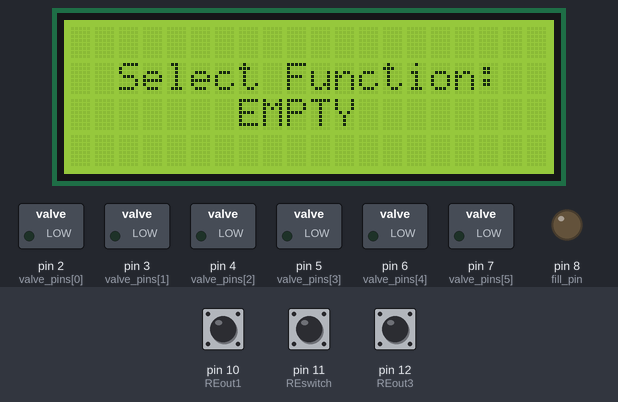
A sketch run on a simulated Arduino Uno, built with avr-gcc and run on an emulated ATmega328P. Parts: 20×4 character LCD, switched loads named in the sketch (green lamp = pin HIGH), output pins drawn as LEDs (lit = HIGH). The test bench sets the inputs (shaded band); at power-on: pin 11 (REswitch) HIGH, pin 10 (REout1) HIGH, pin 12 (REout3) HIGH. What the sketch prints to the serial monitor is not drawn.

Above: at 1.1 s.
1.2 s: pin 11 (REswitch) pulled LOW for 0.15 s
At 4.1 s:
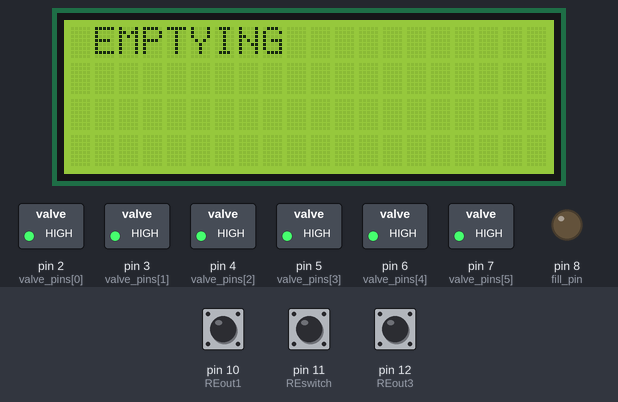
4.2 s: pin 10 (REout1) pulled LOW for 3.2 s
At 8.2 s:
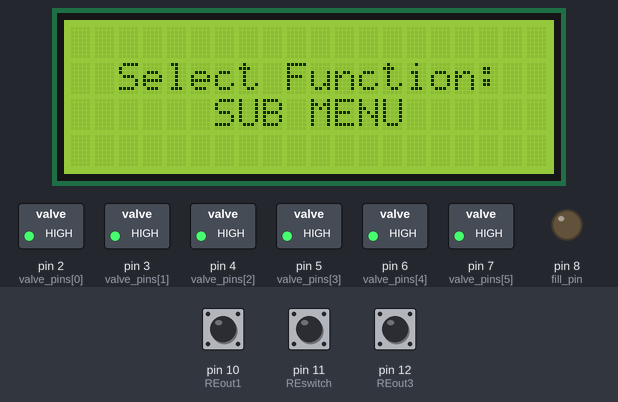
8.9 s: pin 11 (REswitch) pulled LOW for 1 s
At 11.0 s:
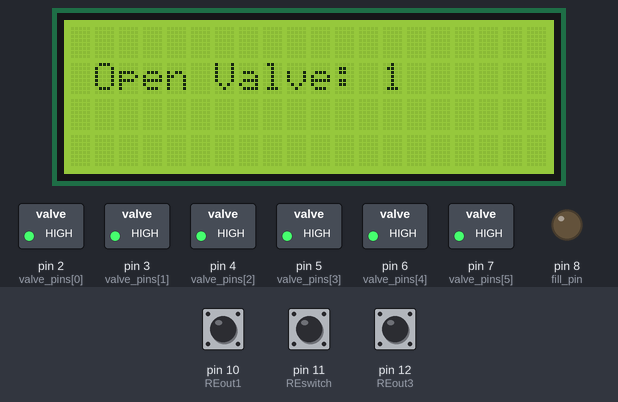
11.4 s: pin 10 (REout1) pulled LOW for 0.15 s
13.1 s: pin 11 (REswitch) pulled LOW for 3.2 s
At 14.4 s:
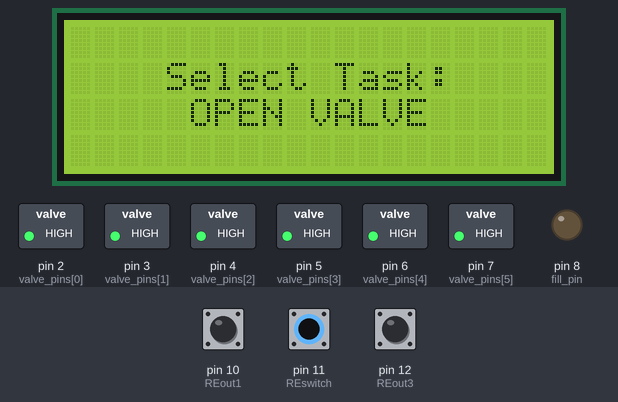
Timing chart, 0 to 16.1 s (numbered marks = the images above; inputs shaded):
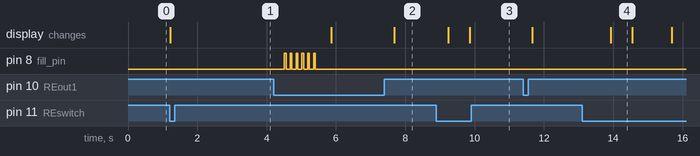

Measured:
- after the input at 1.2 s, pin 2 (valve_pins[0]): LOW → HIGH at once; pin 3 (valve_pins[1]): LOW → HIGH after 0.52 s; pin 4 (valve_pins[2]): LOW → HIGH after 1.0 s; pin 5 (valve_pins[3]): LOW → HIGH after 1.5 s; pin 6 (valve_pins[4]): LOW → HIGH after 2.0 s; the display: changes at once (image 1)
- after the input at 4.2 s, the display: first differs from a run without the input after 3.5 s (image 2)
- after the input at 8.9 s, the display: first changes after 0.34 s (image 3 shows a later state)
- after the input at 13.1 s, the display: changes after 0.84 s (image 4)
- by itself, pin 8 (fill_pin): alternates HIGH for 0.05 s and LOW for 0.12 s, 12 changes in all, then stays LOW
- what the display in image 4 shows lasts 0.7 s, from 13.9 s to 14.6 s

The sketch:

Pupation_System_1_10_22.ino
```cpp
// This code controls the pupation station, specifically it allows the user to empty, fill, or manually operate the valves in the system.

#include <Wire.h>   //
#include <SPI.h>    //
#include <LiquidCrystal_I2C.h>    // display library

// pinout
int valve_pins[] = {2,3,4,5,6,7}; // valve pins. ordered from top to bottom, pin 2 is the top valve.
#define fill_pin 8
#define REout1 10  // Rotary encoder pins(1 is on right side)
#define REswitch 11
#define REout3 12

// rotary encoder variables
int previousState;    // tracks what the rotary encoder was set to last
int currentState;   // what the rotary encoder is currently
int knob_output;    // variable for the interpretation of the rotary encoder

// filling and draining variables
int pan_x = 1;
bool fill_open = false;
int drain_to_time[] = {350, 450, 550, 650, 750}; // these are the time points at which to close valves during filling.
#define number_of_pans 6
#define s_per_gal 8   // seconds per gallon
#define empty_time 300    // in s
#define rinse_fill_delay 120   // in s
#define rinse_volume 6   // in gallons
#define rinses 6
#define open_valve HIGH
#define close_valve LOW
#define button_delay 300
#define drain_time 50

// Menu stuff
String menu_options[] = {" EMPTY", " FILL", "SUB MENU"};
int menu_length = (sizeof(menu_options) / sizeof(String)) - 1;
String task_options[] = {"   OPEN VALVE", "  CLOSE VALVE", "   ADD WATER", "OPEN ALL VALVES", "CLOSE ALL VALVES", "   MAIN MENU"};
int task_length = (sizeof(task_options) / sizeof(String)) - 1;
String menu_results[] = {" EMPTYING", " FILLING", " CLEANING"};
int menu_pos = 0;
String paused_text[] = {"", "", "", ""};
LiquidCrystal_I2C lcd = LiquidCrystal_I2C(0x27, 20, 4);

void setup() {
  Serial.begin(9600);
  Serial.println("starting");

  pinMode(REout1, INPUT_PULLUP);
  pinMode(REout3, INPUT_PULLUP);
  pinMode(REswitch, INPUT_PULLUP);
  pinMode(valve_pins[0], OUTPUT);
  pinMode(valve_pins[1], OUTPUT);
  pinMode(valve_pins[2], OUTPUT);
  pinMode(valve_pins[3], OUTPUT);
  pinMode(valve_pins[4], OUTPUT);
  pinMode(valve_pins[5], OUTPUT);
  pinMode(fill_pin, OUTPUT);

  lcd.init();   // Set up lcd
  lcd.backlight();

  reset_system();
}

void loop() {
  delay(button_delay);
  choose_option(menu());

}

// ---------------------------------   MAIN MENU FUNCTIONS   ---------------------------------

int menu() {    // this function cycles through the main menu and allows users to select options
  menu_pos = 0;
  while(true) {
    lcd_text(false, "", "  Select Function:", "      " + menu_options[menu_pos], "");
    knob_output = read_knob();
    if (knob_output == 0) {
      return(menu_pos);
    }
    menu_pos += knob_output;

    if (menu_pos < 0) {
      menu_pos = menu_length;
    }
    else if(menu_pos > menu_length) {
      menu_pos = 0;
    }
    delay(250);
  }
}

int select_pans(String do_to_pan) { // menu for the user to select how many pans to fill
  pan_x = 1;
  delay(button_delay); // time to release button
  while (true) {
    lcd_text(false, "", do_to_pan + String(pan_x), "", "");
    knob_output = read_knob();
    if (knob_output == 0) {
      return(pan_x);
    }
    pan_x += knob_output;
    if (pan_x < 1) {
      pan_x = number_of_pans;
    }
    if(pan_x > number_of_pans) {
      pan_x = 1;
    }
    delay(250);
  }
}

void choose_option(int choice) {    // function for choosing a menu option
  if (choice == 0) {
    lcd_text(false, menu_results[choice],"","","");
    empty_pans();
  }
  if (choice == 1) {
    fill(select_pans("  FILL: "));
  }
  if (choice == 2) {
    choose_sub_option(task());
  }
}

void lcd_text(bool pausing, String text_line_1, String text_line_2, String text_line_3, String text_line_4){    // function for printing an array of text to the display
  lcd.clear();
  String text_to_print[] = {text_line_1, text_line_2, text_line_3, text_line_4};
  for(int i = 0; i < 4; i++) {
    lcd.setCursor(0, i);
    lcd.print(text_to_print[i]);
    if (!pausing) {
      paused_text[i] = text_to_print[i];    // saves the printed text incase of a pause
    }
  }

}

// ---------------------------------   TASK MENU   -----------------------------------

int task() {    // menu function for sub tasks aka more granular tasks such as opening a specific valve
  menu_pos = 0;
  delay(button_delay);
  while(true) {
    lcd_text(false, "", "    Select Task:", "  " + task_options[menu_pos], "");
    knob_output = read_knob();
    if (knob_output == 0) {
      return(menu_pos);
    }
    menu_pos += knob_output;
    if (menu_pos < 0) {
      menu_pos = task_length;
    }
    if(menu_pos > task_length) {
      menu_pos = 0;
    }
    delay(250);
  }
}

void choose_sub_option(int choice) {    // function for choosing a subtask
  if (choice == 0) {
    operate_valve(select_pans(" Open Valve: "), open_valve);
  }
  if (choice == 1) {
    operate_valve(select_pans(" Close Valve: "), close_valve);
  }
  if (choice == 2) {
    digitalWrite(fill_pin, HIGH);
    lcd_text(false, "", "   FILLING", "PRESS TO STOP", "");
    delay(button_delay);
    while (read_knob() != 0) {
      delay(100);
    }
    digitalWrite(fill_pin, LOW);
  }
  if (choice == 3) {
    lcd_text(false, "", "OPENING VALVES", "", "");
    open_all_valves();
  }
  if (choice == 4) {
    lcd_text(false, "", "CLOSING VALVES", "", "");
    close_all_valves();
  }
  if (choice == 5) { // goes back to main menu
    delay(button_delay);
    loop();
  }
  choose_sub_option(task()); // after one of the options go back to sub menu
}

// ---------------------------------   HIGH LEVEL FUNCTIONS   ---------------------------------

void empty_pans() {  // emptys the pans and rinses out any remaining larvae or pupa
  open_all_valves();    // initial draining
  delay(empty_time);
  for (int i = 0; i < rinses; i++) {
    rinse();
  }
}

void fill(int pans_to_fill) {   // fills the pans with water one at a time from bottom to top
  lcd_text(false, "", "   FILLING", "", "");
  int filling_time = 0;
  open_all_valves();
  add_water_bool(true);
  operate_valve(6, close_valve);
  while (filling_time < drain_to_time[pans_to_fill - 2]) {
    for (int i = 0; i < (pans_to_fill - 2); i++) {    // the minus one is to not close the valve for the top pan0
      if (filling_time == drain_to_time[i]) {
        operate_valve(5 - i, close_valve); //closes valves 5,4,3,2,1
        add_water_bool(false);
        delay(40000); //what does the delay do?
        filling_time += 40;
        add_water_bool(true);

      }
    }
    delay(1000);
    filling_time += 1;
    if(filling_time == (100 * pans_to_fill)) {
      add_water_bool(false);
    }
  }
  operate_valve(1, close_valve);
  add_water_bool(false);
}

void rinse() { // fills and then emptys each pan sequentially
  add_water(rinse_volume);
  delay(rinse_fill_delay);
}

void open_all_valves() {
  for(int i = 1; i <= 6; i++) {
    operate_valve(i, open_valve);
  }
}

void close_all_valves() {
  for(int i = 1; i <= 6; i++) {
    operate_valve(i, close_valve);
  }
}

// -----------------------------------   BASE FUNCTIONS   -----------------------------------

void operate_valve(int valve_to_open, bool do_i_open) {   // opens or closes a valve. 1 for the valve on pan 1.
  digitalWrite(valve_pins[valve_to_open - 1], do_i_open);
  delay(500);
}

void add_water(int volume) {
  digitalWrite(fill_pin, HIGH);
  delay(s_per_gal * volume);
  digitalWrite(fill_pin, LOW);
}

void add_water_bool(bool adding_water) {
  digitalWrite(fill_pin, adding_water);
}

// Waits until rotary encoder is moved. Returns 1 for ccw, 2 for cw, and 3 for press.
int read_knob() {
  delay(button_delay);
  previousState = digitalRead(REout1);
  while(true){
    currentState = digitalRead(REout1); // Read current state of rotary encoder
    if(currentState != previousState){ // Checks if rotary encoder has turned, and in which direction
      previousState = currentState;
      if(digitalRead(REout3) == currentState){
        return(-1); // Counter clockwise
      }
      else{
        return(1); // Clockwise
      }
    }
    if(digitalRead(REswitch) == 0){     // Checks for a button press
      return(0);
    }
  }
}

// Checks if rotary encoder is moved during a second. Returns 1 for ccw, 2 for cw, and 3 for press.
int sec_read_knob() {
  previousState = digitalRead(REout1);
  for (int j = 0; j < 1000; j += 100) {
    currentState = digitalRead(REout1); // Read current state of rotary encoder
    if(currentState != previousState){ // Checks if rotary encoder has turned, and in which direction
      previousState = currentState;
      if(digitalRead(REout3) == currentState){
        return(-1); // Counter clockwise
      }
      else{
        return(1); // Clockwise
      }
    }
    if(digitalRead(REswitch) == 0){     // Checks for a button press
      return(0);
    }
    delay(100);
  }
}

void reset_system() {   // shuts off all valves and returns to main menu
  digitalWrite(fill_pin, close_valve);
  digitalWrite(valve_pins[0], close_valve);
  digitalWrite(valve_pins[1], close_valve);
  digitalWrite(valve_pins[2], close_valve);
  digitalWrite(valve_pins[3], close_valve);
  digitalWrite(valve_pins[4], close_valve);
  digitalWrite(valve_pins[5], close_valve);
  choose_option(menu());
}
```
